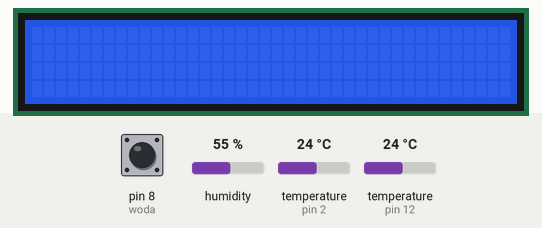
This sketch was run on a simulated Arduino Uno, built with avr-gcc and run on an emulated ATmega328P. Parts: 40×4 character LCD. The inputs (shaded band) are chosen by the test bench; at power-on: pin 8 (woda) HIGH, temperature (sensors on pin 12, pin 2) 24 °C, humidity 55 %. The local clock reads 2024-03-15 10:24:30 at power-on unless the sketch sets it; what the sketch prints to the serial monitor is not drawn.

Above: at 1.3 s.
1.4 s: pin 8 (woda) pulled LOW for 3.2 s
At 4.6 s:
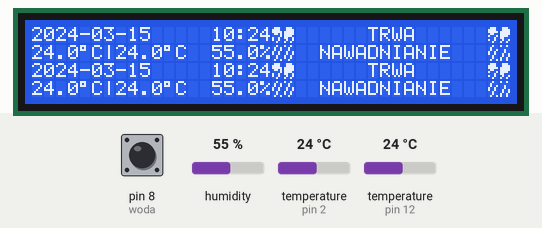
7.5 s: temperature (sensor on pin 12) set to 10.7 °C
At 9.3 s:
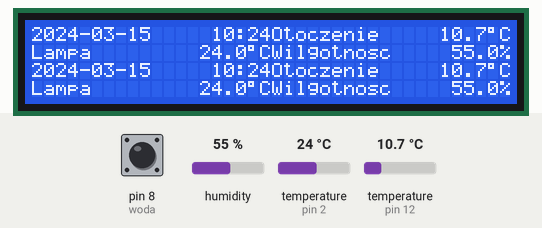
9.9 s: temperature (sensor on pin 12) set to 9.5 °C
At 11.3 s:
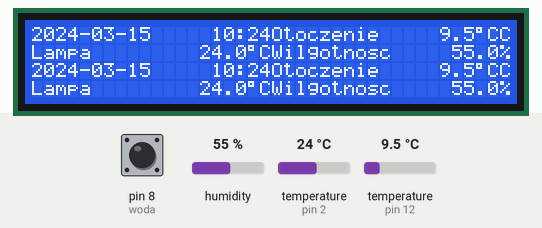
12.3 s: temperature (sensor on pin 2) set to 39.5 °C
At 14.4 s:
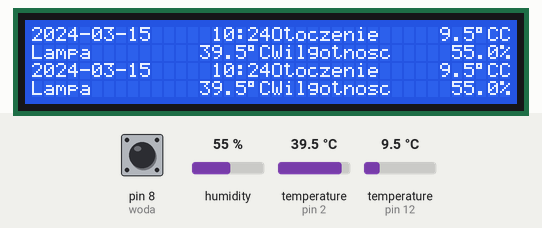
14.7 s: temperature (sensor on pin 2) set to 40.9 °C
At 15.7 s:
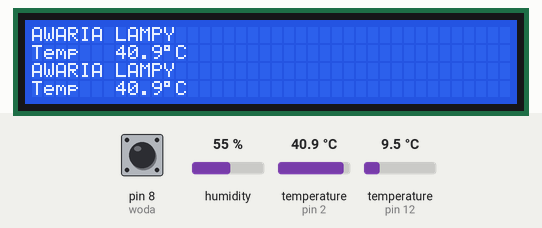
16.4 s: temperature (sensor on pin 2) set to 12 °C
At 17.7 s:
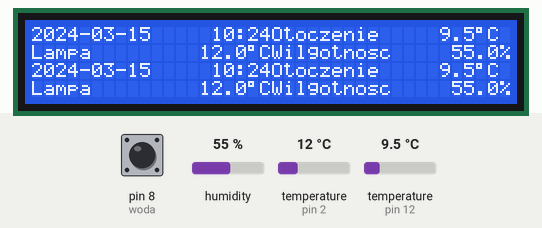
Timing chart, 0 to 19.4 s (numbered marks = the images above; inputs shaded):
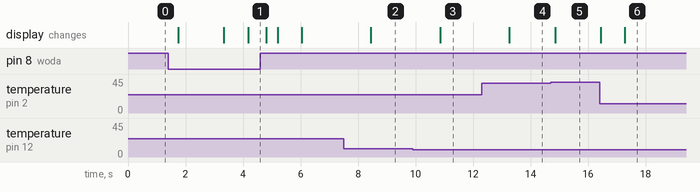

Measured:
- the behaviour switches between 10 and 9.9 °C on temperature (sensor on pin 12) (found by bisection; images 2 and 3)
- the behaviour switches between 40 and 40.1 °C on temperature (sensor on pin 2) (found by bisection; images 4 and 5)
- after the input at 7.5 s, the display: changes after 0.95 s (image 2)
- after the input at 9.9 s, the display: changes after 0.95 s (image 3)
- after the input at 12.3 s, the display: changes after 0.96 s (image 4)
- after the input at 14.7 s, the display: changes after 0.15 s (image 5)
- after the input at 16.4 s, the display: first changes at once (image 6 shows a later state)

The sketch:

main_arduino.ino
```cpp
#include <Wire.h>
#include <DS3231.h>
#include <LiquidCrystal_I2C.h>
#include <OneWire.h>
#include <DallasTemperature.h>
#include <DHT22.h>

//Zegar
DS3231 clock;
RTCDateTime dt;

//Wyswietlacz
LiquidCrystal_I2C lcd(0x27, 40, 4);


//Temp DS18B20
#define ONE_WIRE_BUS 2
OneWire oneWire(ONE_WIRE_BUS);
DallasTemperature sensors(&oneWire);

int sterowanieSwiatlem = 7;
int Podsiwietlenie = 4;
bool oswietlenie = false;
int temp_wilg = 12;
int woda = 8;
int sterowanieWoda = 9;

//DHT22 temp i wilgotnosc
DHT22 dht22(temp_wilg);


//defining rain Icon
byte rainChar1[] = {
  B01110,
  B11110,
  B11111,
  B01101,
  B00001,
  B10010,
  B10010,
  B00100
};

byte rainChar2[] = {
  B00100,
  B01001,
  B01001,
  B10010,
  B10010,
  B00100,
  B00100,
  B01001
};

byte rainChar3[] = {
  B01110,
  B01111,
  B11111,
  B11111,
  B11110,
  B11001,
  B01001,
  B10010
};

byte rainChar4[] = {
  B10010,
  B00100,
  B00100,
  B01001,
  B01001,
  B10010,
  B10010,
  B00100
};


byte rainCharA[] = {
  B01110,
  B11110,
  B11111,
  B01100,
  B10001,
  B00010,
  B10010,
  B00100
};

byte rainCharB[] = {
  B00100,
  B01000,
  B01001,
  B10010,
  B10010,
  B00100,
  B00100,
  B01001
};

byte rainCharC[] = {
  B01110,
  B01111,
  B11111,
  B11111,
  B11110,
  B11000,
  B01001,
  B10010
};

byte rainCharD[] = {
  B10010,
  B00000,
  B00100,
  B00100,
  B01001,
  B01001,
  B10010,
  B10010
};


void setup()
{
  Serial.begin(9600);

  // Inicjalizacja DS3231
  Serial.println("Initialize DS3231");
  clock.begin();

  // Inicjalizacja LCD
  lcd.init();

  // Inicjalizacja DS18B20
  sensors.begin();

  //Sterowanie przełącznikiem
  pinMode(sterowanieSwiatlem, OUTPUT);
  digitalWrite(sterowanieSwiatlem,HIGH);

  pinMode(sterowanieWoda, OUTPUT);
  digitalWrite(sterowanieWoda,HIGH);

  //Chwilowe podswietelnie
  pinMode(Podsiwietlenie,INPUT_PULLUP);

  //Nawodnienie
  pinMode(woda,INPUT_PULLUP);

  lcd.createChar(1 , rainChar1); //Numbering should start at 1, not 0
  lcd.createChar(2 , rainChar2);
  lcd.createChar(3 , rainChar3);
  lcd.createChar(4 , rainChar4);
  lcd.createChar(5 , rainCharA);
  lcd.createChar(6 , rainCharB);
  lcd.createChar(7 , rainCharC);
  lcd.createChar(8 , rainCharD);


}

void loop()
{

  dt = clock.getDateTime();

  Serial.print(dt.hour);
  Serial.print(":");
  Serial.print(dt.minute);
  Serial.println();
  float tOtoczenie = dht22.getTemperature();
  Serial.println(tOtoczenie);

  if(godzinaCheck())
  {

    if(!oswietlenie)
    {
      oswietlenie = true;
      lcd.backlight();
      lcd.clear();
      digitalWrite(sterowanieSwiatlem, LOW);
    }


    if(temperaturaCheck(temperaturaLampa()))
    {

      if(digitalRead(sterowanieSwiatlem) == HIGH)
      {
        digitalWrite(sterowanieSwiatlem, LOW);
        lcd.clear();
      }


      if(digitalRead(woda) == LOW)
      {
        lcd.clear();
        nawodnienie();
        lcd.clear();
      }
      lcdStandard();


    }
    else
    {
      if(digitalRead(sterowanieSwiatlem) == LOW)
        digitalWrite(sterowanieSwiatlem, HIGH);

    }


    delay(800);
  }
  else
  {

    if(oswietlenie)
    {
      lcd.noBacklight();
      lcd.clear();
      digitalWrite(sterowanieSwiatlem, HIGH);
      oswietlenie = false;
    }

    if(digitalRead(woda) == LOW)
    {
      lcd.backlight();
      nawodnienie();
      lcd.noBacklight();
      lcd.clear();
    }

    if(digitalRead(Podsiwietlenie) == LOW)
    {
      Serial.print(digitalRead(Podsiwietlenie));
      lcdStandard();
      lcd.backlight();
      delay(700);
      nawodenienieNoc();
      delay(700);
      nawodenienieNoc();
      delay(700);
      nawodenienieNoc();
      delay(700);
      nawodenienieNoc();
      delay(700);
      nawodenienieNoc();
      delay(700);
      nawodenienieNoc();
      delay(700);
      nawodenienieNoc();
      delay(700);
      nawodenienieNoc();
      delay(700);
      nawodenienieNoc();
      delay(700);
      nawodenienieNoc();
      lcd.noBacklight();
      lcd.clear();
    }


  }


}

bool godzinaCheck(){
  if(dt.hour >= 8 && dt.hour < 17)
    return true;
  else
    return false;

}

bool nawodnienie(){
  digitalWrite(sterowanieWoda, LOW);
  while(digitalRead(woda) == LOW)
    {
      float tLampa = temperaturaLampa();
      float tOtoczenie = dht22.getTemperature();
      float wilgotnosc = dht22.getHumidity();

      lcd.setCursor(0, 0);
      lcd.print(dt.year);   lcd.print("-");
      printDigits(dt.month);  lcd.print("-");
      printDigits(dt.day);
      lcd.setCursor(15, 0);
      printDigits(dt.hour);   lcd.print(":");
      printDigits(dt.minute);

      lcd.setCursor(0, 1);
      lcd.print(tLampa,1);lcd.print((char)223);lcd.print("C|");
      lcd.setCursor(7, 1);
      lcd.print(tOtoczenie,1);
      lcd.print((char)223);lcd.print("C");
      lcd.setCursor(15, 1);
      lcd.print(wilgotnosc,1);
      lcd.print("%");

      lcd.setCursor(8, 2);
      lcd.print("TRWA");
      lcd.setCursor(4, 3);
      lcd.print("NAWADNIANIE");

      lcd.setCursor(0,2);
      lcd.print(" ");
      lcd.setCursor(0,2);
      lcd.write(1);
      lcd.setCursor(0,3);
      lcd.print(" ");
      lcd.setCursor(0,3);
      lcd.write(2);
      lcd.setCursor(1,2);
      lcd.print(" ");
      lcd.setCursor(1,2);
      lcd.write(3);
      lcd.setCursor(1,3);
      lcd.print(" ");
      lcd.setCursor(1,3);
      lcd.write(4);
      lcd.setCursor(18,2);
      lcd.print(" ");
      lcd.setCursor(18,2);
      lcd.write(5);
      lcd.setCursor(18,3);
      lcd.print(" ");
      lcd.setCursor(18,3);
      lcd.write(6);
      lcd.setCursor(19,2);
      lcd.print(" ");
      lcd.setCursor(19,2);
      lcd.write(7);
      lcd.setCursor(19,3);
      lcd.print(" ");
      lcd.setCursor(19,3);
      lcd.write(8);
      delay(600);

      lcd.setCursor(0,2);
      lcd.print(" ");
      lcd.setCursor(0,2);
      lcd.write(5);
      lcd.setCursor(0,3);
      lcd.print(" ");
      lcd.setCursor(0,3);
      lcd.write(6);
      lcd.setCursor(1,2);
      lcd.print(" ");
      lcd.setCursor(1,2);
      lcd.write(7);
      lcd.setCursor(1,3);
      lcd.print(" ");
      lcd.setCursor(1,3);
      lcd.write(8);
      lcd.setCursor(18,2);
      lcd.print(" ");
      lcd.setCursor(18,2);
      lcd.write(1);
      lcd.setCursor(18,3);
      lcd.print(" ");
      lcd.setCursor(18,3);
      lcd.write(2);
      lcd.setCursor(19,2);
      lcd.print(" ");
      lcd.setCursor(19,2);
      lcd.write(3);
      lcd.setCursor(19,3);
      lcd.print(" ");
      lcd.setCursor(19,3);
      lcd.write(4);
      delay(400);

    }
  digitalWrite(sterowanieWoda, HIGH);
}

bool temperaturaCheck(float tLampa){
  if(tLampa > 40)
  {
    lcd.clear();
    lcd.setCursor(0, 0);
    lcd.print("AWARIA LAMPY");
    lcd.setCursor(0, 1);
    lcd.print("Temp");
    lcd.setCursor(7, 1);
    lcd.print(tLampa,1);lcd.print((char)223);lcd.print("C");
    return false;
  }
  return true;
}

void lcdStandard(){

  float tLampa = temperaturaLampa();
  float tOtoczenie = dht22.getTemperature();
  float wilgotnosc = dht22.getHumidity();

  lcd.setCursor(0, 0);
  lcd.print(dt.year);   lcd.print("-");
  printDigits(dt.month);  lcd.print("-");
  printDigits(dt.day);
  lcd.setCursor(15, 0);
  printDigits(dt.hour);   lcd.print(":");
  printDigits(dt.minute);
  lcd.setCursor(0, 1);
  lcd.print("Lampa");
  lcd.setCursor(14, 1);
  lcd.print(tLampa,1);lcd.print((char)223);lcd.print("C");
  lcd.setCursor(0, 2);
  lcd.print("Otoczenie");
  lcd.setCursor(14, 2);
  lcd.print(tOtoczenie,1);
  lcd.print((char)223);lcd.print("C");
  lcd.setCursor(0, 3);
  lcd.print("Wilgotnosc");
  lcd.setCursor(15, 3);
  lcd.print(wilgotnosc,1);
  lcd.print("%");

}

void printDigits(int digits)
{
    if(digits < 10)
        lcd.print('0');
    lcd.print(digits);
}

void nawodenienieNoc(){
  if(digitalRead(woda) == LOW)
    {
      lcd.backlight();
      lcd.clear();
      nawodnienie();
      lcd.clear();
      lcdStandard();
    }
}

float temperaturaLampa()
{
  sensors.requestTemperatures();
  return sensors.getTempCByIndex(0);
}
```
